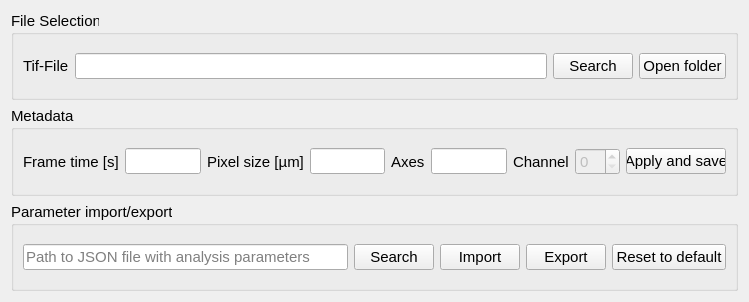
<?xml version="1.0" encoding="UTF-8"?>
<ui version="4.0">
 <class>Form</class>
 <widget class="QWidget" name="Form">
  <property name="geometry">
   <rect>
    <x>0</x>
    <y>0</y>
    <width>749</width>
    <height>302</height>
   </rect>
  </property>
  <property name="windowTitle">
   <string>Form</string>
  </property>
  <layout class="QVBoxLayout" name="verticalLayout">
   <item>
    <widget class="QGroupBox" name="groupBox">
     <property name="font">
      <font>
       <pointsize>11</pointsize>
      </font>
     </property>
     <property name="title">
      <string>File Selection</string>
     </property>
     <layout class="QHBoxLayout" name="horizontalLayout_2">
      <item>
       <widget class="QLabel" name="label">
        <property name="text">
         <string>Tif-File</string>
        </property>
       </widget>
      </item>
      <item>
       <widget class="QLineEdit" name="le_cell_file"/>
      </item>
      <item>
       <widget class="QPushButton" name="btn_search">
        <property name="text">
         <string>Search</string>
        </property>
       </widget>
      </item>
      <item>
       <widget class="QPushButton" name="btn_open_folder">
        <property name="text">
         <string>Open folder</string>
        </property>
       </widget>
      </item>
     </layout>
    </widget>
   </item>
   <item>
    <widget class="QGroupBox" name="groupBox_2">
     <property name="sizePolicy">
      <sizepolicy hsizetype="Preferred" vsizetype="Preferred">
       <horstretch>1</horstretch>
       <verstretch>0</verstretch>
      </sizepolicy>
     </property>
     <property name="maximumSize">
      <size>
       <width>2000</width>
       <height>16777215</height>
      </size>
     </property>
     <property name="font">
      <font>
       <pointsize>11</pointsize>
      </font>
     </property>
     <property name="title">
      <string>Metadata</string>
     </property>
     <layout class="QHBoxLayout" name="horizontalLayout_3">
      <item>
       <widget class="QLabel" name="label_2">
        <property name="maximumSize">
         <size>
          <width>100</width>
          <height>16777215</height>
         </size>
        </property>
        <property name="text">
         <string>Frame time [s]</string>
        </property>
       </widget>
      </item>
      <item>
       <widget class="QLineEdit" name="le_frame_time"/>
      </item>
      <item>
       <widget class="QLabel" name="label_3">
        <property name="maximumSize">
         <size>
          <width>100</width>
          <height>16777215</height>
         </size>
        </property>
        <property name="text">
         <string>Pixel size [µm]</string>
        </property>
       </widget>
      </item>
      <item>
       <widget class="QLineEdit" name="le_pixel_size"/>
      </item>
      <item>
       <widget class="QLabel" name="label_5">
        <property name="text">
         <string>Axes</string>
        </property>
       </widget>
      </item>
      <item>
       <widget class="QLineEdit" name="le_axes"/>
      </item>
      <item>
       <widget class="QLabel" name="label_4">
        <property name="text">
         <string>Channel</string>
        </property>
       </widget>
      </item>
      <item>
       <widget class="QSpinBox" name="spinbox_channel">
        <property name="enabled">
         <bool>false</bool>
        </property>
       </widget>
      </item>
      <item>
       <widget class="QPushButton" name="btn_store_metadata">
        <property name="maximumSize">
         <size>
          <width>100</width>
          <height>16777215</height>
         </size>
        </property>
        <property name="text">
         <string>Apply and save</string>
        </property>
       </widget>
      </item>
     </layout>
    </widget>
   </item>
   <item>
    <widget class="QGroupBox" name="groupBox_3">
     <property name="font">
      <font>
       <pointsize>11</pointsize>
      </font>
     </property>
     <property name="title">
      <string>Parameter import/export</string>
     </property>
     <layout class="QHBoxLayout" name="horizontalLayout_5">
      <item>
       <widget class="QLineEdit" name="le_parameters_path">
        <property name="sizePolicy">
         <sizepolicy hsizetype="Expanding" vsizetype="Fixed">
          <horstretch>1</horstretch>
          <verstretch>0</verstretch>
         </sizepolicy>
        </property>
        <property name="toolTip">
         <string>&lt;html&gt;&lt;head/&gt;&lt;body&gt;&lt;p&gt;&lt;span style=&quot; font-size:11pt;&quot;&gt;First select a json file (with search or just copy the full path into the first text field, excluding the file name).&lt;/span&gt;&lt;/p&gt;&lt;p&gt;&lt;span style=&quot; font-size:11pt;&quot;&gt;The file name has to be declared in the second text field (default value is &amp;quot;parameters.json&amp;quot;).&lt;/span&gt;&lt;/p&gt;&lt;p&gt;&lt;span style=&quot; font-size:11pt;&quot;&gt;Then press import (if you want to import a parameter-set).&lt;/span&gt;&lt;/p&gt;&lt;p&gt;&lt;span style=&quot; font-size:11pt;&quot;&gt;Or press export (if you want to export the current parameter-set).&lt;/span&gt;&lt;/p&gt;&lt;p&gt;&lt;br/&gt;&lt;/p&gt;&lt;/body&gt;&lt;/html&gt;</string>
        </property>
        <property name="placeholderText">
         <string>Path to JSON file with analysis parameters</string>
        </property>
       </widget>
      </item>
      <item>
       <widget class="QPushButton" name="btn_search_parameters_file">
        <property name="text">
         <string>Search</string>
        </property>
       </widget>
      </item>
      <item>
       <widget class="QPushButton" name="btn_import_parameters">
        <property name="text">
         <string>Import</string>
        </property>
       </widget>
      </item>
      <item>
       <widget class="QPushButton" name="btn_export_parameters">
        <property name="text">
         <string>Export</string>
        </property>
       </widget>
      </item>
      <item>
       <widget class="QPushButton" name="btn_set_to_default">
        <property name="text">
         <string>Reset to default</string>
        </property>
       </widget>
      </item>
     </layout>
    </widget>
   </item>
  </layout>
 </widget>
 <resources/>
 <connections/>
</ui>
